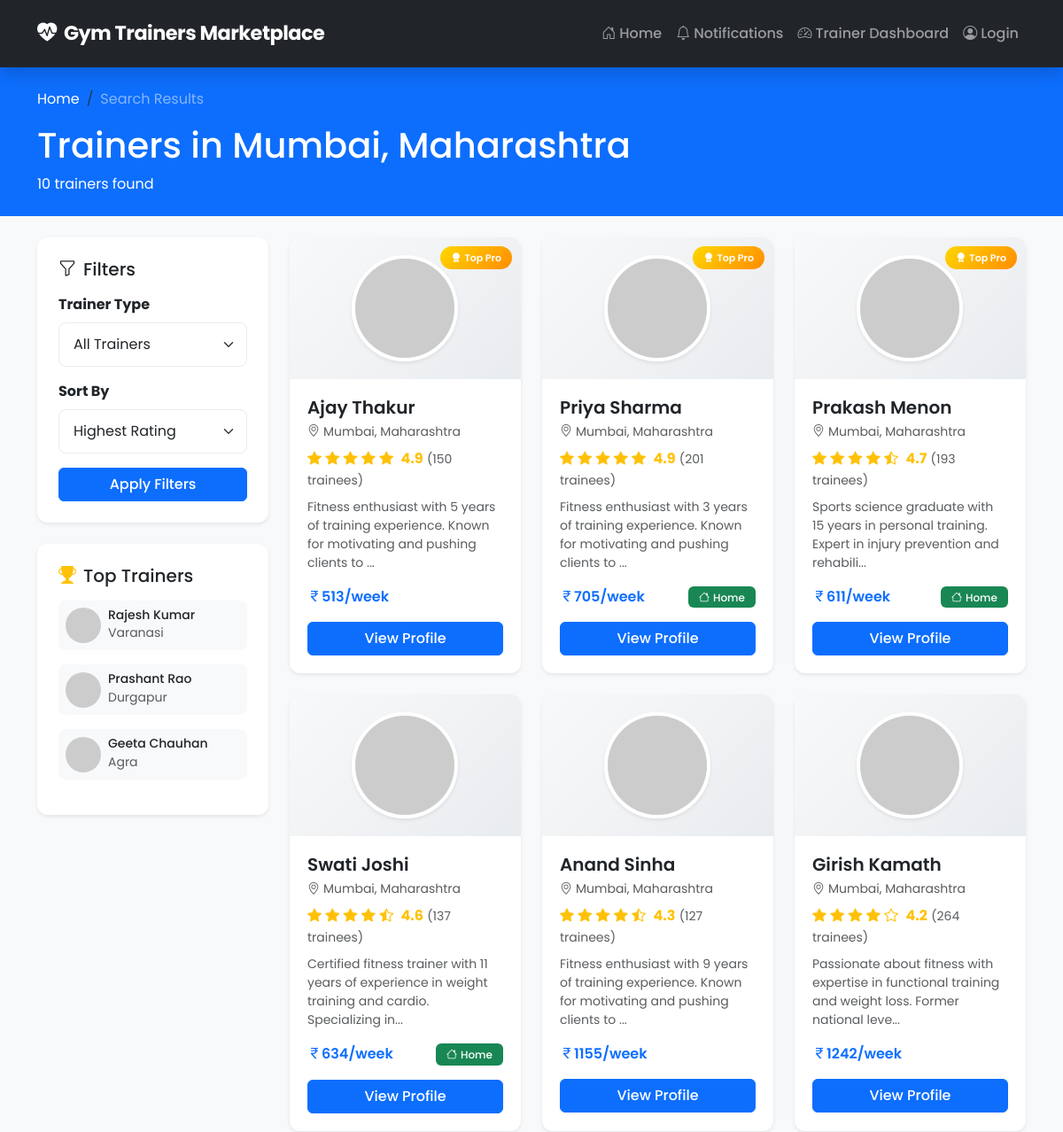
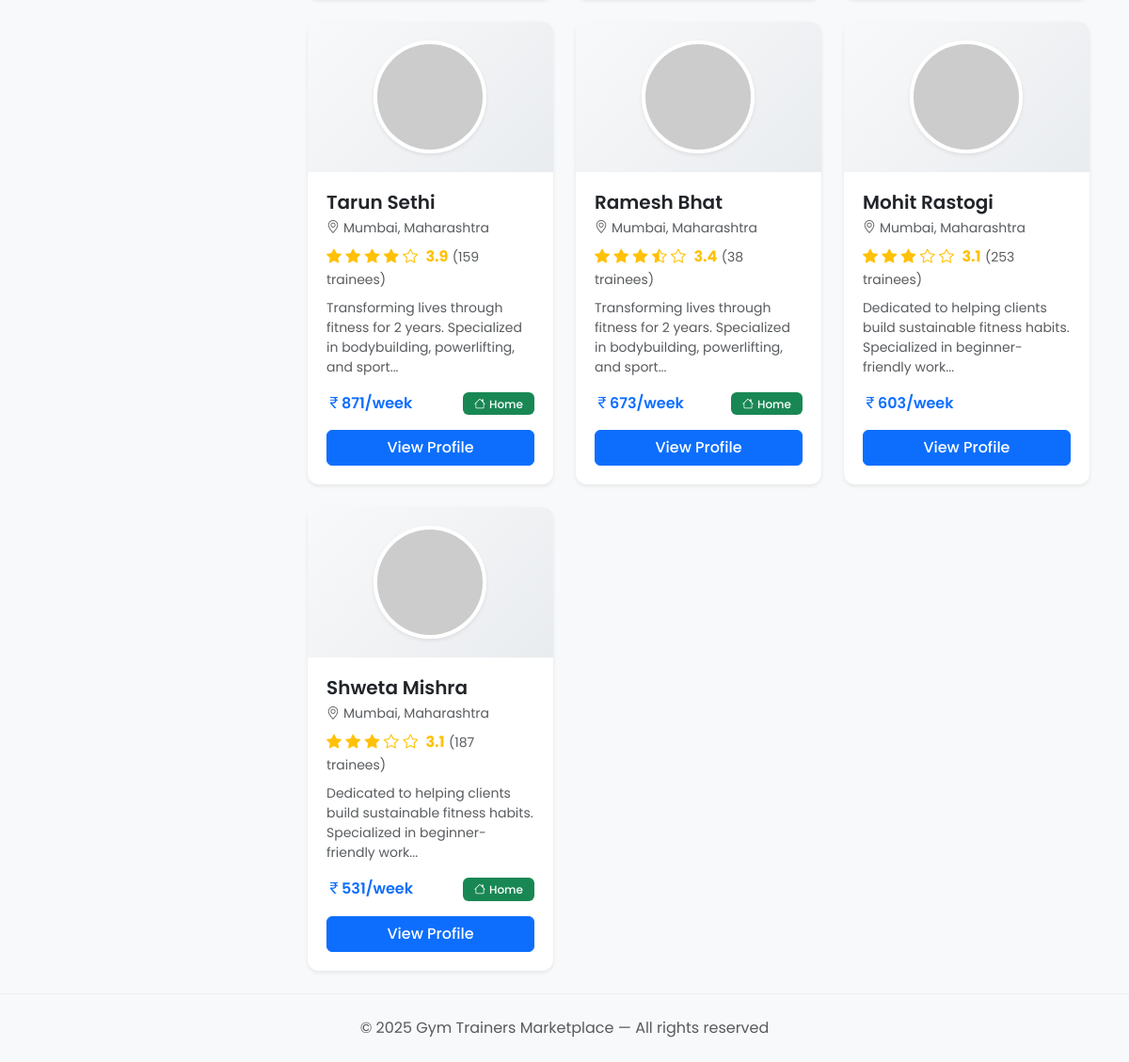
The app's page /search?state=Maharashtra&city=Mumbai with its own data (2 pictures, top to bottom).
### models.py (models this page shows)
class Trainer(db.Model):
    __tablename__ = 'trainers'
    id = db.Column(db.Integer, primary_key=True)
    name = db.Column(db.String(100), nullable=False)
    email = db.Column(db.String(100), nullable=False)
    phone = db.Column(db.String(20), nullable=False)
    photo_url = db.Column(db.String(255), default='')
    intro = db.Column(db.Text, nullable=False)
    rating = db.Column(db.Float, default=4.0)
    number_of_gymers = db.Column(db.Integer, default=0)
    base_week_price = db.Column(db.Integer, nullable=False)
    base_month_price = db.Column(db.Integer, nullable=False)
    home_service = db.Column(db.Boolean, default=False)
    state = db.Column(db.String(100), nullable=False)
    city = db.Column(db.String(100), nullable=False)
    passcode = db.Column(db.String(10), nullable=False)
    created_at = db.Column(db.DateTime, default=datetime.utcnow)
    gyms = db.relationship('Gym', backref='trainer', lazy=True, cascade='all, delete-orphan')
    reviews = db.relationship('Review', backref='trainer', lazy=True, cascade='all, delete-orphan')
    bookings = db.relationship('Booking', backref='trainer', lazy=True, cascade='all, delete-orphan')
    @property
    def is_top_pro(self):
        return self.rating >= 4.7
    def get_star_rating(self):
        rounded = round(self.rating * 2) / 2
        full_stars = int(rounded)
        half_star = rounded - full_stars >= 0.5
        empty_stars = 5 - full_stars - (1 if half_star else 0)
        return full_stars, half_star, empty_stars

### app.py (the view)
@app.route('/search')
def search():
    state = request.args.get('state', '')
    city = request.args.get('city', '')
    trainer_type = request.args.get('type', 'all')
    sort_by = request.args.get('sort', 'rating')
    query = Trainer.query
    if state:
        query = query.filter(Trainer.state == state)
    if city:
        query = query.filter(Trainer.city == city)
    if trainer_type == 'home':
        query = query.filter(Trainer.home_service == True)
    elif trainer_type == 'gym':
        query = query.filter(Trainer.home_service == False)
    if sort_by == 'rating':
        query = query.order_by(Trainer.rating.desc())
    elif sort_by == 'price_low':
        query = query.order_by(Trainer.base_week_price.asc())
    elif sort_by == 'price_high':
        query = query.order_by(Trainer.base_week_price.desc())
    elif sort_by == 'popularity':
        query = query.order_by(Trainer.number_of_gymers.desc())
    trainers = query.all()
    famous_trainers = get_famous_trainers()
    return render_template('search.html',
                         trainers=trainers,
                         state=state,
                         city=city,
                         trainer_type=trainer_type,
                         sort_by=sort_by,
                         states=sorted(INDIA_STATES_CITIES.keys()),
                         cities=INDIA_STATES_CITIES.get(state, []),
                         famous_trainers=famous_trainers)

### app.py (called while the page is built)
def get_famous_trainers():
    trainers = Trainer.query.all()
    for t in trainers:
        t.score = t.rating * math.log(1 + t.number_of_gymers)
    sorted_trainers = sorted(trainers, key=lambda x: x.score, reverse=True)
    return sorted_trainers[:3]

### templates/search.html (shortened to what this page needs)
{% extends "base.html" %}
{% block content %}
<section class="py-4 bg-primary text-white">
    <div class="container">
        <nav aria-label="breadcrumb">
            <ol class="breadcrumb mb-0">
                <li class="breadcrumb-item"><a href="{{ url_for('index') }}" class="text-white">Home</a></li>
                <li class="breadcrumb-item active text-white-50">Search Results</li>
            </ol>
        </nav>
        <h1 class="mt-3 mb-0">Trainers in {{ city }}, {{ state }}</h1>
        <p class="mb-0 mt-2">{{ trainers|length }} trainers found</p>
    </div>
</section>
<section class="py-4">
    <div class="container">
        <div class="row">
            <div class="col-lg-3 mb-4">
                <div class="filter-card">
                    <h5 class="mb-3"><i class="bi bi-funnel me-2"></i>Filters</h5>
                    <form action="{{ url_for('search') }}" method="GET">
                        <div class="mb-3">
                            <label class="form-label fw-bold">Trainer Type</label>
                            <select name="type" class="form-select">
                                <option value="all" {% if trainer_type == 'all' %}selected{% endif %}>All Trainers</option>
                            </select>
                        </div>
                        <div class="mb-3">
                            <label class="form-label fw-bold">Sort By</label>
                            <select name="sort" class="form-select">
                                <option value="rating" {% if sort_by == 'rating' %}selected{% endif %}>Highest Rating</option>
                            </select>
                        </div>
                        <button type="submit" class="btn btn-primary w-100">Apply Filters</button>
                    </form>
                </div>
                <div class="famous-trainers-card mt-4">
                    <h5 class="mb-3">
                        <i class="bi bi-trophy-fill text-warning me-2"></i>Top Trainers
                    </h5>
                    {% for trainer in famous_trainers %}
                    <div class="famous-trainer-item d-flex align-items-center mb-3 p-2">
                        <img src="{{ trainer.photo_url }}" alt="{{ trainer.name }}" class="famous-trainer-img-sm me-2">
                        <div class="flex-grow-1">
                            <h6 class="mb-0 small">{{ trainer.name }}</h6>
                            <small class="text-muted">{{ trainer.city }}</small>
                        </div>
                    </div>
                    {% endfor %}
                </div>
            </div>
            <div class="col-lg-9">
                {% if trainers %}
                <div class="row g-4">
                    {% for trainer in trainers %}
                    <div class="col-md-6 col-lg-4">
                        <div class="trainer-card">
                            {% if trainer.is_top_pro %}
                            <div class="top-pro-badge">
                                <i class="bi bi-award-fill me-1"></i>Top Pro
                            </div>
                            {% endif %}
                            <div class="trainer-card-img-container">
                                <img src="{{ trainer.photo_url }}" alt="{{ trainer.name }}" class="trainer-card-img">
                            </div>
                            <div class="trainer-card-body">
                                <h5 class="trainer-name">{{ trainer.name }}</h5>
                                <p class="trainer-location text-muted small mb-2">
                                    <i class="bi bi-geo-alt me-1"></i>{{ trainer.city }}, {{ trainer.state }}
                                </p>
                                <div class="rating-stars mb-2">
                                    {% set stars = trainer.get_star_rating() %}
                                    {% for i in range(stars[0]) %}
                                    <i class="bi bi-star-fill text-warning"></i>
                                    {% endfor %}
                                    {% if stars[1] %}
                                    <i class="bi bi-star-half text-warning"></i>
                                    {% endif %}
                                    {% for i in range(stars[2]) %}
                                    <i class="bi bi-star text-warning"></i>
                                    {% endfor %}
                                    <span class="ms-1 fw-bold">{{ trainer.rating }}</span>
                                    <span class="text-muted small">({{ trainer.number_of_gymers }} trainees)</span>
                                </div>
                                <p class="trainer-intro small text-muted">{{ trainer.intro[:100] }}...</p>
                                <div class="d-flex justify-content-between align-items-center">
                                    <span class="price-tag">
                                        <i class="bi bi-currency-rupee"></i>{{ trainer.base_week_price }}/week
                                    </span>
                                    {% if trainer.home_service %}
                                    <span class="badge bg-success"><i class="bi bi-house me-1"></i>Home</span>
                                    {% endif %}
                                </div>
                                <a href="{{ url_for('trainer_profile', trainer_id=trainer.id) }}" class="btn btn-primary w-100 mt-3">
                                    View Profile
                                </a>
                            </div>
                        </div>
                    </div>
                    {% endfor %}
                </div>
                {% endif %}
            </div>
        </div>
    </div>
</section>
{% endblock %}

### templates/base.html (shortened to what this page needs)
<!DOCTYPE html>
<html lang="en">
<head>
    <link href="https://cdn.jsdelivr.net/npm/bootstrap@5.3.2/dist/css/bootstrap.min.css" rel="stylesheet">
    <link rel="stylesheet" href="https://cdn.jsdelivr.net/npm/bootstrap-icons@1.11.1/font/bootstrap-icons.css">
    <link rel="stylesheet" href="{{ url_for('static', filename='style.css') }}">
</head>
<body>
    <nav class="navbar navbar-expand-lg navbar-dark bg-dark sticky-top shadow">
        <div class="container">
            <a class="navbar-brand fw-bold" href="{{ url_for('index') }}">
                <i class="bi bi-heart-pulse-fill me-2"></i>Gym Trainers Marketplace
            </a>
            <div class="collapse navbar-collapse" id="navbarNav">
                <ul class="navbar-nav ms-auto">
                    <li class="nav-item">
                        <a class="nav-link" href="{{ url_for('index') }}"><i class="bi bi-house-door me-1"></i>Home</a>
                    </li>
                    <li class="nav-item">
                        <a class="nav-link" href="{{ url_for('notifications') }}"><i class="bi bi-bell me-1"></i>Notifications</a>
                    </li>
                    <li class="nav-item">
                        <a class="nav-link" href="{{ url_for('trainer_dashboard') }}"><i class="bi bi-speedometer2 me-1"></i>Trainer Dashboard</a>
                    </li>
                    {% if session.get('user_id') %}
                    <li class="nav-item dropdown">
                        <a class="nav-link dropdown-toggle" href="#" id="userDropdown" role="button" data-bs-toggle="dropdown" aria-expanded="false">
                            <i class="bi bi-person-circle me-1"></i>{{ session.get('user_name', 'My Account') }}
                        </a>
                        <ul class="dropdown-menu dropdown-menu-end" aria-labelledby="userDropdown">
                            <li><a class="dropdown-item" href="{{ url_for('user_profile') }}"><i class="bi bi-person me-2"></i>My Profile</a></li>
                            <li><a class="dropdown-item" href="{{ url_for('my_bookings') }}"><i class="bi bi-calendar-check me-2"></i>My Bookings</a></li>
                            <li><a class="dropdown-item" href="{{ url_for('my_coupons') }}"><i class="bi bi-gift me-2"></i>Coupons</a></li>
                            <li><a class="dropdown-item" href="{{ url_for('settings') }}"><i class="bi bi-gear me-2"></i>Settings</a></li>
                            <li><a class="dropdown-item" href="{{ url_for('help_page') }}"><i class="bi bi-question-circle me-2"></i>Help</a></li>
                            <li><hr class="dropdown-divider"></li>
                            <li><a class="dropdown-item text-danger" href="{{ url_for('user_logout') }}"><i class="bi bi-box-arrow-right me-2"></i>Logout</a></li>
                        </ul>
                    </li>
                    {% else %}
                    <li class="nav-item">
                        <a class="nav-link" href="{{ url_for('user_login') }}"><i class="bi bi-person-circle me-1"></i>Login</a>
                    </li>
                    {% endif %}
                </ul>
            </div>
        </div>
    </nav>
    <main>
        {% block content %}{% endblock %}
    </main>
    <footer class="footer mt-auto py-4 bg-light">
        <div class="container text-center">
            <span class="text-muted">&copy; 2025 Gym Trainers Marketplace — All rights reserved</span>
        </div>
    </footer>
</body>
</html>

### static/style.css (style rules this page uses)
:root { --primary-color: #0D6EFD; --primary-dark: #0956d0; --secondary-color: #6c757d; --success-color: #198754; --warning-color: #ffc107; --danger-color: #dc3545; --light-bg: #f8f9fa; --dark-bg: #212529; --white: #ffffff; --shadow-sm: 0 2px 4px rgba(0,0,0,0.08); --shadow-md: 0 4px 12px rgba(0,0,0,0.1); --shadow-lg: 0 8px 24px rgba(0,0,0,0.12); --border-radius: 12px; --transition: all 0.3s ease; }
* { font-family: 'Poppins', sans-serif; }
body { background-color: var(--light-bg); min-height: 100vh; display: flex; flex-direction: column; }
main { flex: 1; }
.navbar { padding: 1rem 0; box-shadow: var(--shadow-sm); }
.navbar-brand { font-size: 1.4rem; letter-spacing: -0.5px; }
.nav-link { font-weight: 500; transition: var(--transition); }
.famous-trainers-card { background: var(--white); border-radius: var(--border-radius); padding: 24px; box-shadow: var(--shadow-sm); }
.famous-trainer-item { background: var(--light-bg); border-radius: 8px; transition: var(--transition); }
.famous-trainer-img-sm { width: 40px; height: 40px; border-radius: 50%; object-fit: cover; }
.filter-card { background: var(--white); border-radius: var(--border-radius); padding: 24px; box-shadow: var(--shadow-sm); }
.trainer-card { background: var(--white); border-radius: var(--border-radius); box-shadow: var(--shadow-sm); overflow: hidden; transition: var(--transition); position: relative; height: 100%; }
.trainer-card-img-container { padding: 20px; text-align: center; background: linear-gradient(135deg, #f8f9fa 0%, #e9ecef 100%); }
.trainer-card-img { width: 120px; height: 120px; border-radius: 50%; object-fit: cover; border: 4px solid var(--white); box-shadow: var(--shadow-sm); }
.trainer-card-body { padding: 20px; }
.trainer-name { font-weight: 600; margin-bottom: 5px; }
.top-pro-badge { position: absolute; top: 10px; right: 10px; background: linear-gradient(135deg, #ffd700, #ff8c00); color: var(--white); padding: 5px 12px; border-radius: 20px; font-size: 11px; font-weight: 600; z-index: 2; }
.rating-stars { color: var(--warning-color); }
.price-tag { font-weight: 600; color: var(--primary-color); }
.footer { background: var(--white); border-top: 1px solid #e9ecef; }
.btn-primary { background: var(--primary-color); border-color: var(--primary-color); font-weight: 500; transition: var(--transition); }
.form-control, .form-select { padding: 12px 16px; border-radius: 8px; border: 1px solid #e9ecef; transition: var(--transition); }
.badge { font-weight: 500; padding: 6px 12px; }
.breadcrumb-item a { text-decoration: none; }

### records on screen
Trainer: name "Rajesh Kumar", city "Varanasi"
Trainer: name "Prashant Rao", city "Durgapur"
Trainer: name "Geeta Chauhan", city "Agra"
Trainer: shows "Top Pro", name "Ajay Thakur", city "Mumbai", state "Maharashtra", rating "4.9", number_of_gymers "150", intro "Fitness enthusiast with 5 years of training experience. Known for motivating and pushing clients to", base_week_price "513"
Trainer: shows "Top Pro", name "Priya Sharma", city "Mumbai", state "Maharashtra", rating "4.9", number_of_gymers "201", intro "Fitness enthusiast with 3 years of training experience. Known for motivating and pushing clients to", base_week_price "705", home_service True (drawn)
Trainer: shows "Top Pro", name "Prakash Menon", city "Mumbai", state "Maharashtra", rating "4.7", number_of_gymers "193", intro "Sports science graduate with 15 years in personal training. Expert in injury prevention and rehabili", base_week_price "611", home_service True (drawn)
Trainer: name "Swati Joshi", city "Mumbai", state "Maharashtra", rating "4.6", number_of_gymers "137", intro "Certified fitness trainer with 11 years of experience in weight training and cardio. Specializing in", base_week_price "634", home_service True (drawn)
Trainer: name "Anand Sinha", city "Mumbai", state "Maharashtra", rating "4.3", number_of_gymers "127", intro "Fitness enthusiast with 9 years of training experience. Known for motivating and pushing clients to", base_week_price "1155"
Trainer: name "Girish Kamath", city "Mumbai", state "Maharashtra", rating "4.2", number_of_gymers "264", intro "Passionate about fitness with expertise in functional training and weight loss. Former national leve", base_week_price "1242"
Trainer: name "Tarun Sethi", city "Mumbai", state "Maharashtra", rating "3.9", number_of_gymers "159", intro "Transforming lives through fitness for 2 years. Specialized in bodybuilding, powerlifting, and sport", base_week_price "871", home_service True (drawn)
Trainer: name "Ramesh Bhat", city "Mumbai", state "Maharashtra", rating "3.4", number_of_gymers "38", intro "Transforming lives through fitness for 2 years. Specialized in bodybuilding, powerlifting, and sport", base_week_price "673", home_service True (drawn)
Trainer: name "Mohit Rastogi", city "Mumbai", state "Maharashtra", rating "3.1", number_of_gymers "253", intro "Dedicated to helping clients build sustainable fitness habits. Specialized in beginner-friendly work", base_week_price "603"
Trainer: name "Shweta Mishra", city "Mumbai", state "Maharashtra", rating "3.1", number_of_gymers "187", intro "Dedicated to helping clients build sustainable fitness habits. Specialized in beginner-friendly work", base_week_price "531", home_service True (drawn)

### other values on screen
{{ city }} "Mumbai"
{{ state }} "Maharashtra"
{{ trainers|length }} "10"
